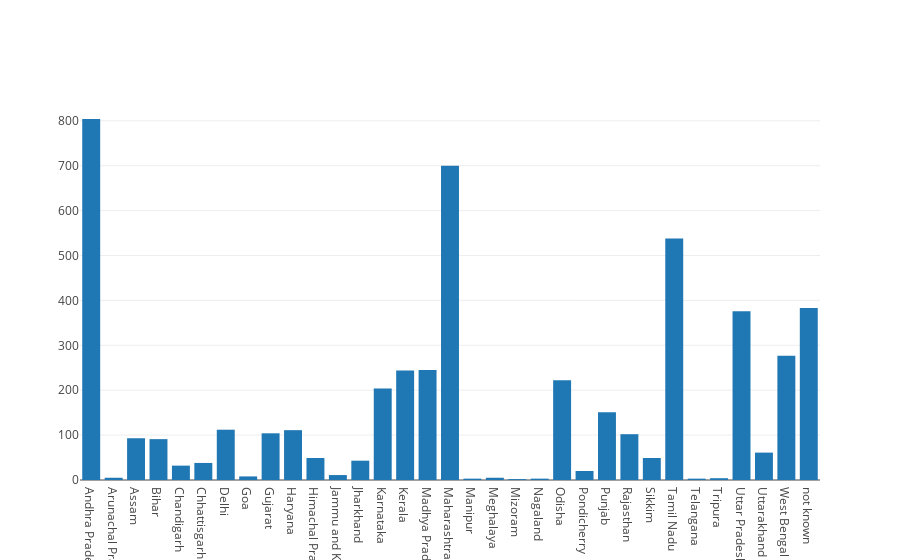

Source (notebook cell):
### Code cell
dataa = [go.Bar(x=list(state_name.keys()), y=list(state_name.values))]
iplot(dataa)

### Figure 1 — Plotly figure (JSON) as saved in the notebook; plotly's stock layout.template omitted (floating-point values rounded to 4 significant figures)
{"data": [{"type": "bar", "uid": "3d40c9ba-ba68-11e8-87f7-e4a471612fe2", "x": ["Andhra Pradesh", "Arunachal Pradesh", "Assam", "Bihar", "Chandigarh", "Chhattisgarh", "Delhi", "Goa", "Gujarat", "Haryana", "Himachal Pradesh", "Jammu and Kashmir", "Jharkhand", "Karnataka", "Kerala", "Madhya Pradesh", "Maharashtra", "Manipur", "Meghalaya", "Mizoram", "Nagaland", "Odisha", "Pondicherry", "Punjab", "Rajasthan", "Sikkim", "Tamil Nadu", "Telangana", "Tripura", "Uttar Pradesh", "Uttarakhand", "West Bengal", "not known"], "y": [804, 5, 93, 91, 32, 38, 112, 8, 104, 111, 49, 11, 43, 204, 244, 245, 700, 3, 5, 2, 3, 222, 20, 151, 102, 49, 538, 3, 4, 376, 61, 277, 383]}], "layout": {}}
